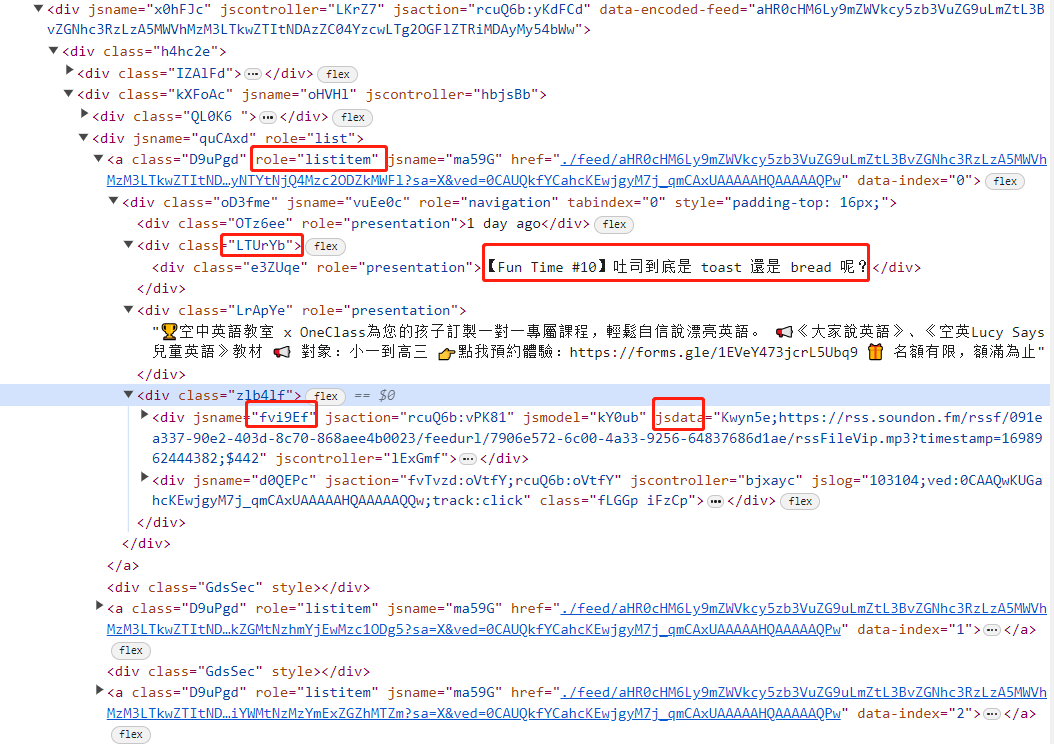
#> input picture 01_GooglePodcast/01_ListenAndTalk/image/googlepodcast.png, 1054 x 744 px
$ python 01_symmetry-transformation.py
#> lines starting #> are read from the running program, lines starting #| are printed output that depends on the picture
from PIL import Image
import os

def mirror_image():
    """
    对图片进行左右对称变换并保存。

    Parameters:
    - input_path (str): 输入图片路径。
    - output_path (str): 保存左右对称变换后图片的路径。
    """
    input_image_path = input("Enter the input image filename (including extension): ")
#> the answer given: ../../01_GooglePodcast/01_ListenAndTalk/image/googlepodcast.png

    # Extracting the filename and extension
    file_name, file_extension = os.path.splitext(input_image_path)

    # Constructing the output filename with "mirrored" added
    output_image_path = f"{file_name}-mirrored{file_extension}"

    with Image.open(input_image_path) as img:
#> img is the input picture: PIL image 1054x744 RGBA; mean R, G, B, A 241.6, 241, 245, 255
        mirrored_img = img.transpose(Image.FLIP_LEFT_RIGHT)
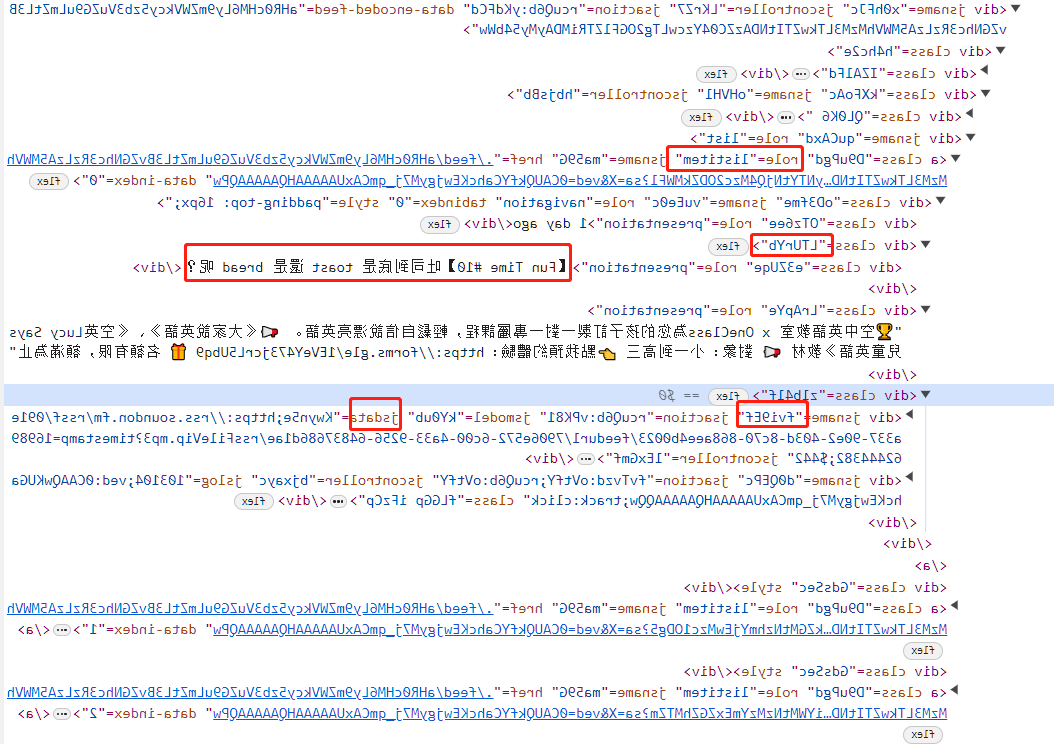
#> mirrored_img: PIL image 1054x744 RGBA; mean R, G, B, A 241.6, 241, 245, 255
        mirrored_img.save(output_image_path, quality=95)

# 示例用法:
mirror_image()
